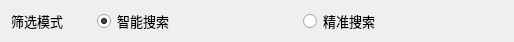
        <widget class="QWidget" name="layoutWidget">
            <property name="geometry">
                <rect>
                    <x>10</x>
                    <y>440</y>
                    <width>494</width>
                    <height>22</height>
                </rect>
            </property>
            <layout class="QHBoxLayout" name="horizontalLayout_16">
                <item>
                    <widget class="QLabel" name="label_14">
                        <property name="minimumSize">
                            <size>
                                <width>80</width>
                                <height>20</height>
                            </size>
                        </property>
                        <property name="maximumSize">
                            <size>
                                <width>80</width>
                                <height>20</height>
                            </size>
                        </property>
                        <property name="font">
                            <font>
                                <pointsize>10</pointsize>
                                <weight>50</weight>
                                <bold>false</bold>
                                <underline>false</underline>
                                <stylestrategy>PreferDefault</stylestrategy>
                            </font>
                        </property>
                        <property name="text">
                            <string>筛选模式</string>
                        </property>
                        <property name="alignment">
                            <set>Qt::AlignLeading|Qt::AlignLeft|Qt::AlignVCenter</set>
                        </property>
                    </widget>
                </item>
                <item>
                    <widget class="QRadioButton" name="rb_intelligentSearch">
                        <property name="sizePolicy">
                            <sizepolicy hsizetype="Expanding" vsizetype="Fixed">
                                <horstretch>0</horstretch>
                                <verstretch>0</verstretch>
                            </sizepolicy>
                        </property>
                        <property name="minimumSize">
                            <size>
                                <width>200</width>
                                <height>20</height>
                            </size>
                        </property>
                        <property name="maximumSize">
                            <size>
                                <width>200</width>
                                <height>20</height>
                            </size>
                        </property>
                        <property name="font">
                            <font>
                                <pointsize>10</pointsize>
                                <weight>50</weight>
                                <bold>false</bold>
                                <underline>false</underline>
                                <stylestrategy>PreferDefault</stylestrategy>
                            </font>
                        </property>
                        <property name="text">
                            <string>智能搜索</string>
                        </property>
                        <property name="checked">
                            <bool>true</bool>
                        </property>
                    </widget>
                </item>
                <item>
                    <widget class="QRadioButton" name="rb_accurateSearch">
                        <property name="sizePolicy">
                            <sizepolicy hsizetype="Expanding" vsizetype="Fixed">
                                <horstretch>0</horstretch>
                                <verstretch>0</verstretch>
                            </sizepolicy>
                        </property>
                        <property name="minimumSize">
                            <size>
                                <width>200</width>
                                <height>20</height>
                            </size>
                        </property>
                        <property name="maximumSize">
                            <size>
                                <width>200</width>
                                <height>20</height>
                            </size>
                        </property>
                        <property name="font">
                            <font>
                                <pointsize>10</pointsize>
                                <weight>50</weight>
                                <bold>false</bold>
                                <underline>false</underline>
                                <stylestrategy>PreferDefault</stylestrategy>
                            </font>
                        </property>
                        <property name="text">
                            <string>精准搜索</string>
                        </property>
                    </widget>
                </item>
            </layout>
        </widget>
